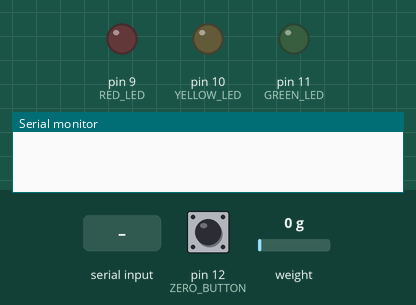
Simulated run of this sketch. Board: Arduino Uno, built with avr-gcc and run on an emulated ATmega328P. On the bench: output pins drawn as LEDs (lit = HIGH), the last lines printed to the serial monitor. The inputs (shaded band) are chosen by the test bench; at power-on: pin 12 (ZERO_BUTTON) LOW, weight on the scale 0 g.

Above: at 0.1 s.
At 1.2 s:
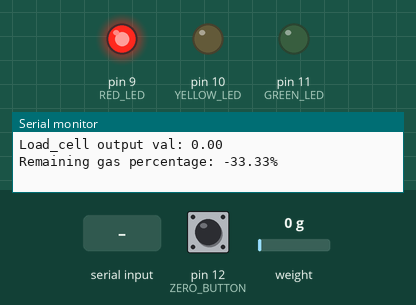
1.3 s: pin 12 (ZERO_BUTTON) pulled HIGH for 0.15 s
At 1.6 s:
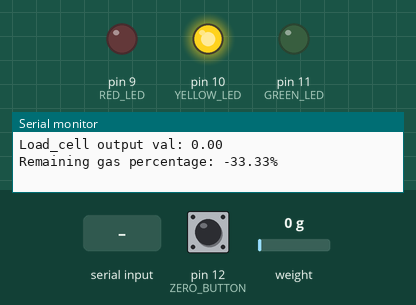
3.4 s: "d90\n" received over the second serial link
Timing chart, 0 to 6.4 s (numbered marks = the images above; inputs shaded):
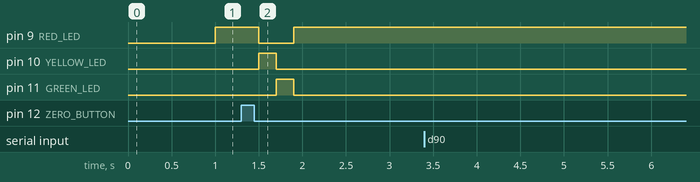

The sketch:

scale_with_bluetooth.ino
```cpp
#include <HX711_ADC.h>
#include <EEPROM.h>
#include <SoftwareSerial.h>
#include "storage.h"

//pins:
#define ZERO_BUTTON 12
#define RED_LED 9
#define YELLOW_LED 10
#define GREEN_LED 11

#define HX711_DOUT 4
#define HX711_SCK 5
#define BT_RX 2   //Connect this pin to Bluetooth TXD
#define BT_TX 3   //To RXD

SoftwareSerial BTserial(BT_RX, BT_TX);  //RX, TX
HX711_ADC LoadCell(HX711_DOUT, HX711_SCK);

void data_read_all() {  //read all data and empty array
  float data;
  while (!data_is_empty()) {
    data = data_get();
    BTserial.print(data);
    BTserial.print(",");
  }
  BTserial.println();
}

float cal_factor = 23.8;
long tare_offset = 8569861;

const int cal_eeprom = 0;
unsigned long t = 0;  //timestamp
float empty_weight = 2500.0;
float full_gas_weight = 7500.0;
//total weight = 20

int cur_led = 0;

void calibrate() {
  Serial.println("Remove weights to tare and press t");
  while (1) {
    if (Serial.available() > 0) {
      char command = Serial.read();
      if (command == 't') {
        LoadCell.tare();
        Serial.print("Tare complete. Tare offset: ");
        long offset = LoadCell.getTareOffset();
        Serial.println(offset);
        break;
      }
    }
  }

  //place known mass
  float known_mass = 0;
  Serial.println("Place known mass and enter its weight in grams: ");
  while (1) {
    if (Serial.available() > 0) {
      known_mass = Serial.parseFloat();
      if (known_mass != 0) {
        Serial.print("Known mass is: ");
        Serial.println(known_mass);
        break;
      }
    }
  }
  LoadCell.refreshDataSet();
  float newCalibrationValue = LoadCell.getNewCalibration(known_mass);
  Serial.print("New calibration value has been set to: ");
  Serial.println(newCalibrationValue);
  cal_factor = newCalibrationValue;

  Serial.println("Save this and press k");
  while (1) {
    if (Serial.available() > 0) {
      char command = Serial.read();
      if (command == 'k') {
        break;
      }
    }
  }
}

void calibrate_bluetooth() {
  BTserial.println("Remove weights to tare and press t");
  while (1) {
    if (BTserial.available() > 0) {
      char command = BTserial.read();
      if (command == 't') {
        LoadCell.tare();
        BTserial.print("Tare complete. Tare offset: ");
        long offset = LoadCell.getTareOffset();
        BTserial.println(offset);
        break;
      }
    }
  }

  //place known mass
  float known_mass = 0;
  BTserial.println("Place known mass and enter its weight in grams");
  while (1) {
    if (BTserial.available() > 0) {
      known_mass = BTserial.parseFloat();
      if (known_mass != 0) {
        BTserial.print("Known mass is: ");
        BTserial.println(known_mass);
        break;
      }
    }
  }
  LoadCell.refreshDataSet();
  float newCalibrationValue = LoadCell.getNewCalibration(known_mass);
  BTserial.print("New calibration value has been set to: ");
  BTserial.println(newCalibrationValue);
  cal_factor = newCalibrationValue;

  BTserial.println("Save this to EEPROM address 0? y/n");
  while (1) {
    if (BTserial.available() > 0) {
      char command = BTserial.read();
      if (command == 'y') {
        EEPROM.put(cal_eeprom, newCalibrationValue);
        BTserial.println("Saved");
      }
      break;  //break if anything is sent
    }
  }
}

float calc_percentage(float weight) {
  float gas_weight = weight - empty_weight;
  float perc = gas_weight * 100 / full_gas_weight;
  return perc;
}

void change_led(int cur, int next) {
  if (cur != 0) digitalWrite(cur, LOW);
  if (next != 0) digitalWrite(next, HIGH);
}

void light_led(float perc) {
  int next_led = cur_led;
  if (perc < 35) next_led = RED_LED;
  if (perc >= 35 && perc < 65) next_led = YELLOW_LED;
  if (perc >= 65) next_led = GREEN_LED;

  if (next_led != cur_led) {
    change_led(cur_led, next_led);
    cur_led = next_led;
  }
}

void light_zero_led() {
  light_led(0);
  delay(200);
  light_led(50);
  delay(200);
  light_led(100);
  delay(200);
  light_led(0);
}

void process_new_data(float weight) {
  data_put(weight);
  float perc = calc_percentage(weight);
  light_led(perc);
  Serial.print("Remaining gas percentage: ");
  Serial.print(perc);
  Serial.println("%");
}

void setup() {
  // put your setup code here, to run once:
  pinMode(ZERO_BUTTON, INPUT);
  pinMode(RED_LED, OUTPUT);
  pinMode(YELLOW_LED, OUTPUT);
  pinMode(GREEN_LED, OUTPUT);

  Serial.begin(9600);
  BTserial.begin(9600);
  LoadCell.begin();
  //calibrate();  // comment this and uncomment below lines after scale is calibrated

  float saved_calfactor;
  EEPROM.get(cal_eeprom, saved_calfactor);

  if (22 <= saved_calfactor && saved_calfactor <= 26) {
    cal_factor = saved_calfactor;
  }
  LoadCell.setCalFactor(cal_factor);
  LoadCell.setTareOffset(tare_offset);
}

void loop() {
  // put your main code here, to run repeatedly:
  static boolean newDataReady = 0;
  const int serialPrintInterval = 1000; //increase value to slow down serial print activity

  // check for new data/start next conversion:
  if (LoadCell.update()) newDataReady = true;

  // get smoothed value from the dataset:
  if (newDataReady) {
    if (millis() > t + serialPrintInterval) {
      float weight = LoadCell.getData();
      Serial.print("Load_cell output val: ");
      Serial.println(weight);
      process_new_data(weight);
      newDataReady = false;
      t = millis();
    }
  }

  // If tare button is pressed, do tare operation
  if (digitalRead(ZERO_BUTTON) == HIGH) {
    light_zero_led();
    LoadCell.tare();
    Serial.print("Tare complete. Tare offset: ");
    long offset = LoadCell.getTareOffset();
    Serial.println(offset);
  }

  if (BTserial.available())
  {
    char comm = BTserial.read();
    if (comm == 'd') {
      data_read_all();
      Serial.println("Data sent");

    } else if (comm == 'i') {
      full_gas_weight = BTserial.parseFloat();
      empty_weight = BTserial.parseFloat();
      Serial.println("Input parameters");
      Serial.print("Gas weight: ");
      Serial.println(full_gas_weight);
      Serial.print("Empty weight: ");
      Serial.println(empty_weight);
    }
//    } else if (comm = 'f') {
//      BTserial.print("Calibration factor: ");
//      BTserial.println(cal_factor);
//
//    }
      else if (comm = 'c') {
      calibrate_bluetooth();
    }
  }
}
```

storage.h
```cpp
#ifndef STORAGE_H
#define STORAGE_H

#define QUEUE_LEN 128

float data_queue[QUEUE_LEN];
byte rp = 0;
byte wp = 0;
unsigned int count = 0;

void data_put(float data) {
  data_queue[wp] = data;  // will overwrite oldest data
  wp++;
  count++;
  if (wp >= QUEUE_LEN) wp = 0;
  if (count > QUEUE_LEN) {  // old data has been overwritten, move read pointer and update count
    count = QUEUE_LEN;
    rp++;
    if (rp >= QUEUE_LEN) rp = 0;
  }
}

float data_get() {
  if (count == 0) { //queue empty
    return 0;
  }
  float val = data_queue[rp];
  rp++;
  count--;
  if (rp >= QUEUE_LEN) rp = 0;
  return val;
}

int data_is_empty() { //check this before getting data
  return count == 0;
}

#endif
```

Measured:
- after the input at 1.3 s, pin 9 (RED_LED): HIGH → LOW after 0.20 s, → HIGH 0.40 s later; pin 10 (YELLOW_LED): LOW → HIGH after 0.20 s, → LOW 0.20 s later; pin 11 (GREEN_LED): LOW → HIGH after 0.40 s, → LOW 0.20 s later
